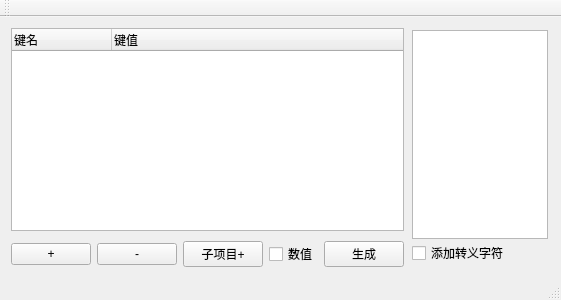
<?xml version="1.0" encoding="UTF-8"?>
<ui version="4.0">
 <class>MainWindow</class>
 <widget class="QMainWindow" name="MainWindow">
  <property name="geometry">
   <rect>
    <x>0</x>
    <y>0</y>
    <width>561</width>
    <height>300</height>
   </rect>
  </property>
  <property name="windowTitle">
   <string>MainWindow</string>
  </property>
  <widget class="QWidget" name="centralWidget">
   <layout class="QGridLayout" name="gridLayout">
    <item row="0" column="0">
     <layout class="QHBoxLayout" name="horizontalLayout">
      <item>
       <layout class="QVBoxLayout" name="verticalLayout_2">
        <property name="spacing">
         <number>10</number>
        </property>
        <item>
         <widget class="QTreeWidget" name="treeWidget">
          <property name="editTriggers">
           <set>QAbstractItemView::DoubleClicked</set>
          </property>
          <column>
           <property name="text">
            <string>键名</string>
           </property>
          </column>
          <column>
           <property name="text">
            <string>键值</string>
           </property>
          </column>
         </widget>
        </item>
        <item>
         <layout class="QHBoxLayout" name="horizontalLayout_2">
          <item>
           <widget class="QPushButton" name="add_Item">
            <property name="text">
             <string>+</string>
            </property>
           </widget>
          </item>
          <item>
           <widget class="QPushButton" name="remove_Item">
            <property name="text">
             <string>-</string>
            </property>
           </widget>
          </item>
          <item>
           <widget class="QPushButton" name="pushButton">
            <property name="text">
             <string>子项目+</string>
            </property>
           </widget>
          </item>
          <item>
           <widget class="QCheckBox" name="mode_select">
            <property name="text">
             <string>数值</string>
            </property>
           </widget>
          </item>
          <item>
           <spacer name="horizontalSpacer_2">
            <property name="orientation">
             <enum>Qt::Horizontal</enum>
            </property>
            <property name="sizeHint" stdset="0">
             <size>
              <width>40</width>
              <height>20</height>
             </size>
            </property>
           </spacer>
          </item>
          <item>
           <widget class="QPushButton" name="generate_josn">
            <property name="text">
             <string>生成</string>
            </property>
           </widget>
          </item>
         </layout>
        </item>
       </layout>
      </item>
      <item>
       <spacer name="horizontalSpacer">
        <property name="orientation">
         <enum>Qt::Horizontal</enum>
        </property>
        <property name="sizeHint" stdset="0">
         <size>
          <width>40</width>
          <height>20</height>
         </size>
        </property>
       </spacer>
      </item>
      <item>
       <layout class="QVBoxLayout" name="verticalLayout">
        <property name="spacing">
         <number>2</number>
        </property>
        <property name="leftMargin">
         <number>2</number>
        </property>
        <property name="topMargin">
         <number>2</number>
        </property>
        <property name="rightMargin">
         <number>2</number>
        </property>
        <property name="bottomMargin">
         <number>2</number>
        </property>
        <item>
         <widget class="QTextBrowser" name="display_josn">
          <property name="enabled">
           <bool>true</bool>
          </property>
         </widget>
        </item>
        <item>
         <widget class="QCheckBox" name="add_Escape_char">
          <property name="text">
           <string>添加转义字符</string>
          </property>
         </widget>
        </item>
       </layout>
      </item>
     </layout>
    </item>
   </layout>
   <zorder>add_Item</zorder>
   <zorder>add_Escape_char</zorder>
   <zorder>mode_select</zorder>
   <zorder>display_josn</zorder>
   <zorder>remove_Item</zorder>
   <zorder>generate_josn</zorder>
   <zorder>treeWidget</zorder>
   <zorder>horizontalLayoutWidget</zorder>
   <zorder>display_josn</zorder>
  </widget>
  <widget class="QMenuBar" name="menuBar">
   <property name="geometry">
    <rect>
     <x>0</x>
     <y>0</y>
     <width>561</width>
     <height>17</height>
    </rect>
   </property>
  </widget>
  <widget class="QToolBar" name="mainToolBar">
   <attribute name="toolBarArea">
    <enum>TopToolBarArea</enum>
   </attribute>
   <attribute name="toolBarBreak">
    <bool>false</bool>
   </attribute>
  </widget>
  <widget class="QStatusBar" name="statusBar"/>
 </widget>
 <layoutdefault spacing="6" margin="11"/>
 <resources/>
 <connections/>
</ui>
